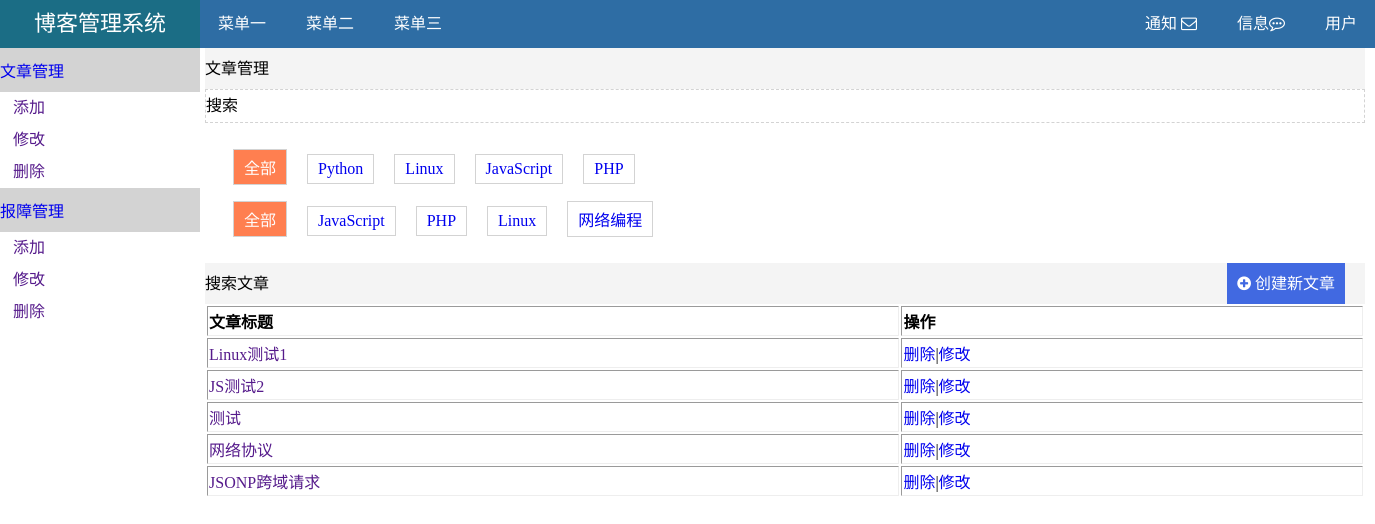
The app's page /backend/article-0-0.html (signed in) with its own data.
### repository/models.py (models this page shows, shortened)
class Category(models.Model):
    caption = models.CharField(max_length=32,verbose_name='分类名称')
    bid = models.ForeignKey(Blog,on_delete=models.CASCADE)
    class Meta:
        verbose_name_plural = '分类表'

class Article(models.Model):
    title = models.CharField(max_length=32,verbose_name='标题')
    summary = models.CharField(max_length=100,verbose_name='简介')
    detail = models.CharField(max_length=500,verbose_name='详细')
    ctime = models.DateTimeField(null=True,blank=True)
    blog = models.ForeignKey(Blog,verbose_name='所属博客',on_delete=models.CASCADE)
    category = models.ForeignKey(Category,verbose_name='文章类型',on_delete=models.CASCADE)
    type_choices=[(1,"Python"),(2,"Linux"),(3,"JavaScript"),(4,"PHP")]      #主站的分类，通过索引查找相关信息
    article_type_id = models.IntegerField(choices=type_choices,default=None,verbose_name='主站分类')
    tags = models.ManyToManyField(
        to=Tag,
        through='Article2Tag',
        through_fields=('article','tag')
    )
    class Meta:
        verbose_name_plural='文章表'

### backend/views.py (the view)
# urls.py: url('^article-(?P<article_type_id>\d+)-(?P<category_id>\d+).html$',views.article),
def article(request,**kwargs):
    blog_id=request.session['blog_id']      #就是登陆进来的博客账号id
    condition={}
    for k,v in kwargs.items():
        temp = int(v)
        kwargs[k]=temp
        if temp:
            condition[k]=temp
    condition['blog_id']=blog_id
    article_list = Article.objects.filter(**condition).order_by('-id')
    type_list = list(map(lambda x:{'nid':x[0],'title':x[1]},Article.type_choices))
    category_list = Category.objects.filter(bid_id=blog_id)
    return render(request,'backend_article.html',
                  {'article_list':article_list,
                   'type_list':type_list,
                   'category_list':category_list,
                   'kwargs':kwargs,
                   })

### templates/backend_article.html (shortened to what this page needs)
{% extends 'base/backend_demo.html' %}
{% block article-info %}
    <div class="article-top">文章管理</div>
    <div class="search">搜索</div>
    <div class="filter">
        <div class="type">
            {% if kwargs.article_type_id == 0 %}
                <a class="active" href="article-0-{{ kwargs.category_id }}.html">全部</a>
                {% else %}
                <a href="article-0-{{ kwargs.category_id }}.html">全部</a>
            {% endif %}
            {% for item in type_list %}
                {% if item.nid == kwargs.article_type_id %}
                    <a class="active" href="article-{{ item.nid }}-{{ kwargs.category_id }}.html">{{ item.title }}</a>
                {% else %}
                    <a href="article-{{ item.nid }}-{{ kwargs.category_id }}.html">{{ item.title }}</a>
                {% endif %}
            {% endfor %}
        </div>
        <div class="catagory">
            {% if kwargs.category_id == 0 %}
                <a class="active" href="article-{{ kwargs.article_type_id }}-0.html">全部</a>
            {% else %}
                <a href="article-{{ kwargs.article_type_id }}-0.html">全部</a>
            {% endif %}
            {% for item in category_list %}
                {% if item.id == kwargs.category_id %}
                    <a class="active" href="article-{{ kwargs.article_type_id }}-{{ item.id }}.html">{{ item.caption }}</a>
                {% else %}
                    <a href="article-{{ kwargs.article_type_id }}-{{ item.id }}.html">{{ item.caption }}</a>
                {% endif %}
            {% endfor %}
        </div>
    </div>
    <div class="article">
        <div class="title-left left">搜索文章</div>
        <div class="title-right right">
            <i class="fa fa-plus-circle" aria-hidden="true"></i>
            <a href="/backend/add_article.html">创建新文章</a>
        </div>
    </div>
    <table class="table table-bordered" width="100%" border="1">
        <thead>
            <tr style="height: 30px">
                <td width="60%"><b>文章标题</b></td>
                <td width="40%"><b>操作</b></td>
            </tr>
        </thead>
        <tbody>
        {% for item in article_list %}
            <tr style="height: 30px">
                <td><a href="">{{ item.title }}</a></td>
                <td>
                    <a href="/backend/del_article-{{ item.id }}.html">删除</a>|<a href="/backend/edit_article-{{ item.id }}.html">修改</a>
                </td>
            </tr>
        {% endfor %}
        </tbody>
    </table>
{% endblock %}

### static/css/backend-css.css (style rules this page uses)
* { margin: 0 }
a { text-decoration: none; }
.left { float: left; }
.right { float: right; }

### records on screen
Category: caption "JavaScript"
Category: caption "PHP"
Category: caption "Linux"
Category: caption "网络编程"
Article: title "Linux测试1"
Article: title "JS测试2"
Article: title "测试"
Article: title "网络协议"
Article: title "JSONP跨域请求"

### other values on screen
{{ item.title }} "Python" "Linux" "JavaScript" "PHP"
